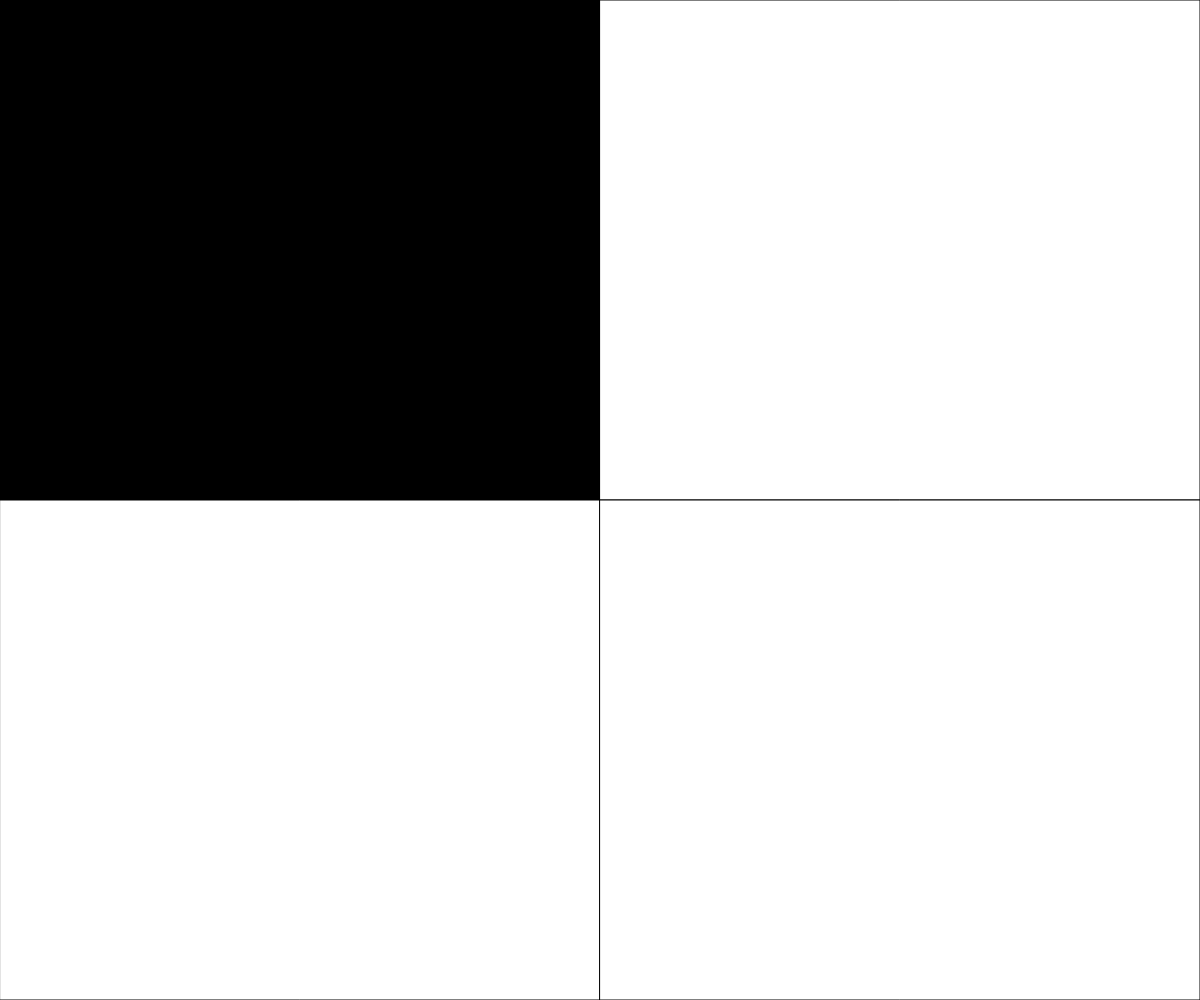
Frame 1 (no input)
Frame 60 (no input): identical to frame 1, image omitted
Frame 120 (the mouse pressed at the canvas centre since frame 60): blank canvas, image omitted

The p5.js sketch that drew this single still picture (run headless with seeded random() and noise() and a simulated clock; from frame 60 on, the mouse is pressed at the canvas centre):

// p5.js sketch
// ── sketch.js
// RollOvers
// Thomas Feltham
// Date
//
// Extra for Experts:
// - describe what you did to take this project "above and beyond"



function setup() {
  createCanvas(windowWidth, windowHeight);
  background(0);
}

function draw() {
  
  if(mouseX<=width/2 && mouseY<=height/2){
    fill(0);
    rect(0,0, width/2, height/2);
  }else{
    fill(255);
    rect(0,0, width/2, height/2);
  }

  if(mouseX>=width/2 && mouseY<=height/2){
    fill(0);
    rect(width/2, 0, width/2, height/2);
  }else{
    fill(255);
    rect(width/2, 0, width/2, height/2);
  }

  if(mouseX<=width/2 && mouseY>=height/2){
    fill(0);
    rect(0, height/2, width/2, height/2);
  }else{
    fill(255);
    rect(0, height/2, width/2, height/2);
  }

  if(mouseX>=width/2 && mouseY>=height/2){
    fill(0);
    rect(width/2, height/2, width/2, height/2);
  }else{
    fill(255);
    rect(width/2, height/2, width/2, height/2);
  }

}

 
